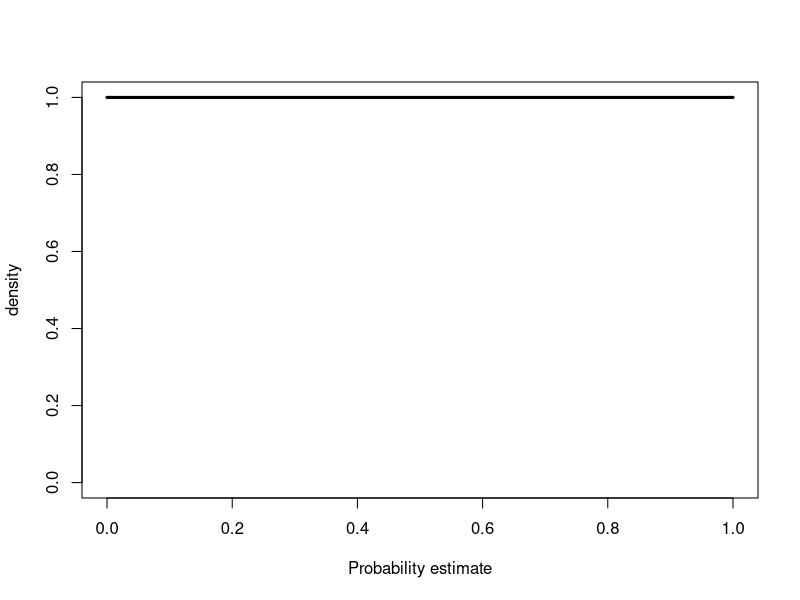
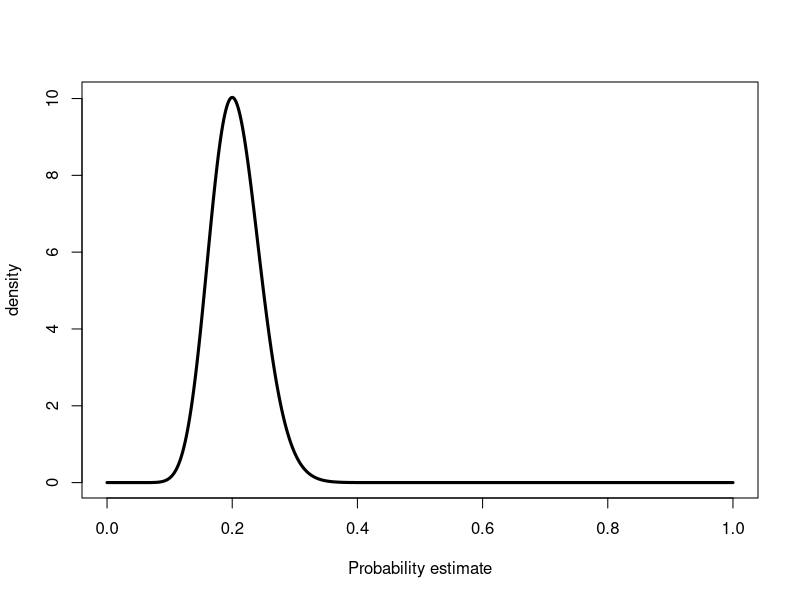
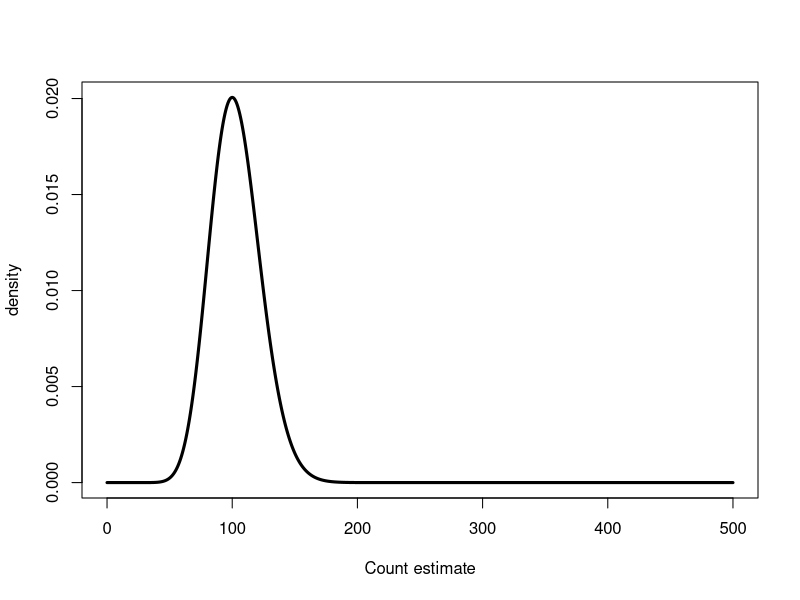
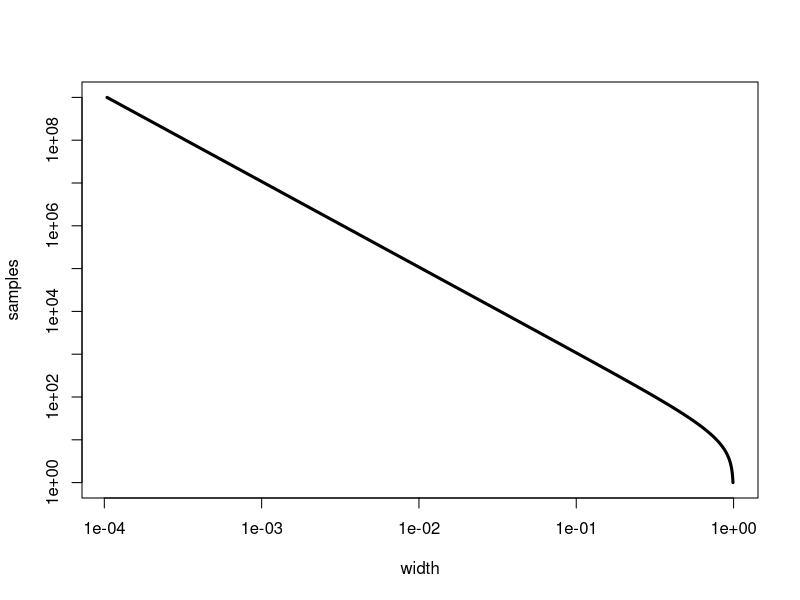

The R source for these figures, in order:
## ---- chunk 1
x <- seq(0,1,length=1000)
y <- dbeta(x,1,1)
plot(x, y, lwd=3, type='l', ylim=c(0,1), xlab="Probability estimate", ylab="density")
## ---- chunk 2
y <- dbeta(x,21,81)
plot(x, y, lwd=3, type='l', ylim=c(0,max(y)), xlab="Probability estimate", ylab="density")
## ---- chunk 3
prob <- 0.999
plo <- (1 - prob)/2
phi <- 1 - plo
cred <- qbeta(c(plo, phi), 21, 81)
cred
## ---- chunk 4
diff(cred)
## ---- chunk 5
diff(qbeta(c(plo, phi), 51, 51))
## ---- chunk 6
plot(500*x, y/500, lwd=3, type='l', ylim=c(0,max(y/500)), xlab="Count estimate", ylab="density")
cred <- qbeta(c(plo, phi), 21, 81)*500
cred
## ---- chunk 7
samples <- 10^seq(0,9, length=1000)
width = 1 - 2 * qbeta(plo, 1 + samples/2, 1 + samples/2)
plot(width, samples, log='xy', type='l', lwd=3)             
